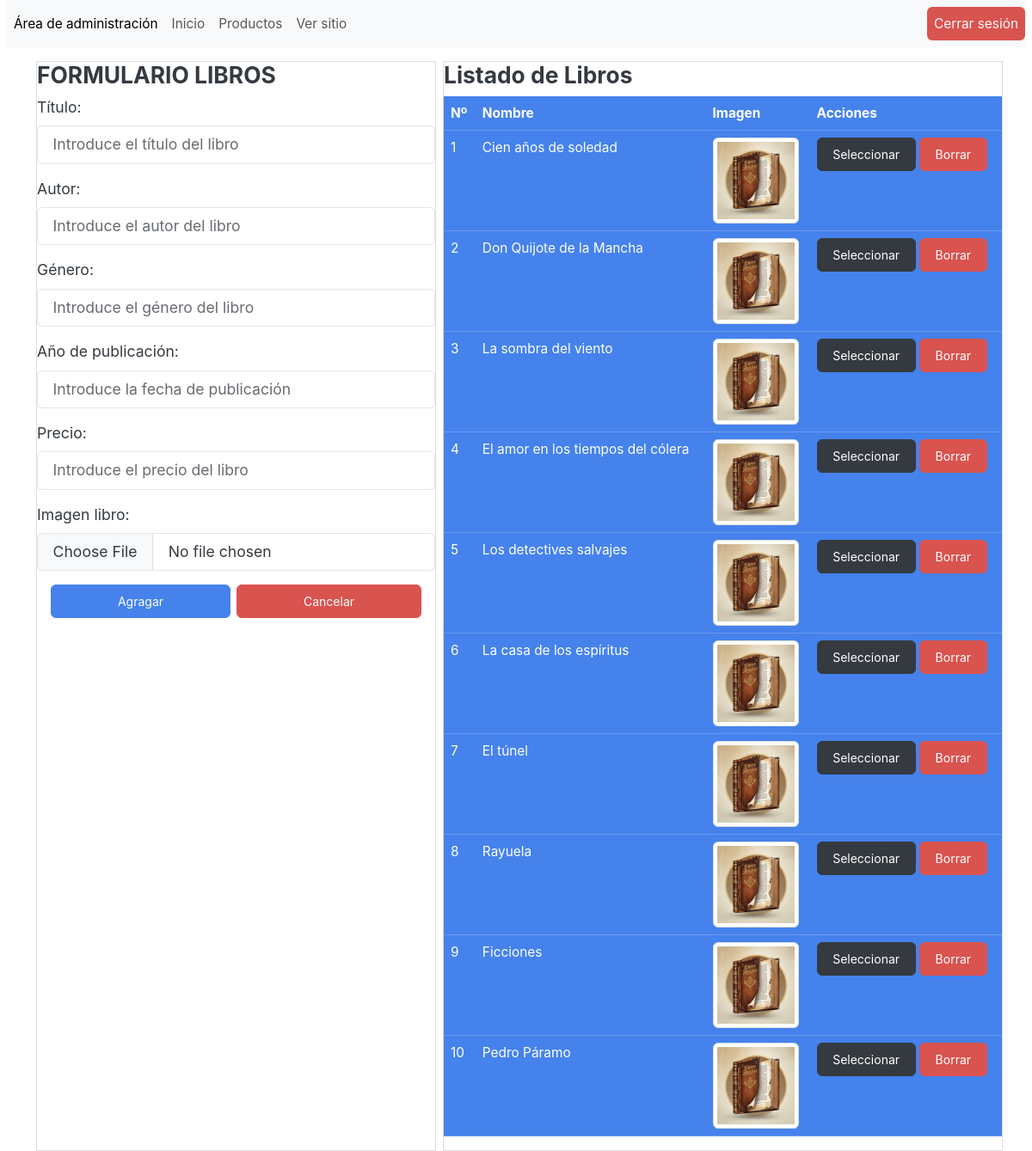
/admin/seccion/productos.php, run on the app's committed database.
### tables this page shows
CREATE TABLE libros (
    `id` int NOT NULL PRIMARY KEY AUTO_INCREMENT,
    `titulo` varchar(255) NOT NULL,
    `autor` varchar(255) NOT NULL,
    `genero` varchar(50),
    `anio_publicacion` int,
    `precio` decimal(10, 2),
    `imagen` varchar(255) DEFAULT 'avatar-libro.jpg',
    `created_at` timestamp DEFAULT CURRENT_TIMESTAMP
);

### admin/seccion/productos.php (the view, shortened to what this page needs)
<?php
include 'validaproductos.php';
$query = 'SELECT id, titulo, imagen  FROM libros';
$sentenciaSQL = $conexion->prepare($query);
$sentenciaSQL->execute();
$libros = $sentenciaSQL->fetchAll(PDO::FETCH_ASSOC);
$contador = 1;
?>
<!DOCTYPE html>
<html lang="es">
<head>
  <link rel="stylesheet" href="../css/bootstrap.min.css">
</head>
<body>
  <?php include '../templates/header.php' ?>
  <main class="container d-flex flex-row gap-2 mt-3">
    <section class="col-5 border border-1">
      <h4>FORMULARIO LIBROS</h4>
      <form action="" method="post" enctype="multipart/form-data">
        <div class="mb-3">
          <label for="titulo" class="form-label">Título:</label>
          <input type="text" class="form-control" name="titulo" id="titulo" placeholder="Introduce el título del libro" value="<?= empty($libro['titulo']) ? '' : $libro['titulo'] ?>" required />
        </div>
        <div class="mb-3">
          <label for="autor" class="form-label">Autor:</label>
          <input type="text" class="form-control" name="autor" id="autor" placeholder="Introduce el autor del libro" value="<?= empty($libro['autor']) ? '' : $libro['autor'] ?>" required />
        </div>
        <div class="mb-3">
          <label for="genero" class="form-label">Género:</label>
          <input type="text" class="form-control" name="genero" id="genero" placeholder="Introduce el género del libro" value="<?= empty($libro['titulo']) ? '' : $libro['titulo'] ?>" />
        </div>
        <div class="mb-3">
          <label for="fechaPublicacion" class="form-label">Año de publicación:</label>
          <input type="number" class="form-control" name="fechaPublicacion" id="fechaPublicacion" placeholder="Introduce la fecha de publicación" value="<?= empty($libro['anio_publicacion']) ? '' : $libro['anio_publicacion'] ?>" />
        </div>
        <div class="mb-3">
          <label for="precio" class="form-label">Precio:</label>
          <input type="text" class="form-control" name="precio" id="precio" placeholder="Introduce el precio del libro" value="<?= empty($libro['precio']) ? '' : $libro['precio'] ?>" />
        </div>
        <div class="mb-3">
          <label for="imgLibro" class="form-label">
            Imagen libro:
          </label>
          <input type="file" class="form-control" name="imgLibro" id="imgLibro" placeholder="Introduce el imgLibro del libro" />
        </div>
        <div class="btn-group d-flex gap-2 m-3" role="group" aria-label="Button group name">
          <button type="submit" name="btnFormulario" value="agregar" class="btn btn-primary rounded" <?php if (!empty($libro['id'])) echo 'hidden'; ?>> Agragar </button>
          <button type="submit" name="btnFormulario" value="cancelar" class="btn btn-danger rounded">
            Cancelar
          </button>
        </div>
      </form>
    </section>
    <section class=" col-7 border border-1">
      <h4>Listado de Libros</h4>
      <div class="table-responsive">
        <table class="table table-primary">
          <thead>
            <tr>
              <th scope="col">Nº</th>
              <th scope="col">Nombre</th>
              <th scope="col">Imagen</th>
              <th scope="col">Acciones</th>
            </tr>
          </thead>
          <tbody>
            <?php foreach ($libros as $libro) : ?>
              <tr class="">
                <td scope="row"><?= $contador++; ?></td>
                <td><?= $libro['titulo'] ?></td>
                <td>
                  <img src="<?= '../../img/' . $libro['imagen'] ?>" alt="<?= $libro['titulo'] ?>" width="100" class="img-thumbnail">
                </td>
                <td>
                  <form action="" method="post">
                    <button type="submit" name="btnFormulario" value="seleccionar" class="btn btn-dark rounded">
                      Seleccionar
                    </button>
                    <button type="submit" name="btnFormulario" value="borrar" class="btn btn-danger rounded">
                      Borrar
                    </button>
                  </form>
                </td>
              </tr>
            <?php endforeach; ?>
          </tbody>
        </table>
      </div>
    </section>
  </main>
</body>
</html>

### data on the page
libros: titulo "Cien años de soledad", imagen (picture)
libros: titulo "Don Quijote de la Mancha", imagen (picture)
libros: titulo "La sombra del viento", imagen (picture)
libros: titulo "El amor en los tiempos del cólera", imagen (picture)
libros: titulo "Los detectives salvajes", imagen (picture)
libros: titulo "La casa de los espíritus", imagen (picture)
libros: titulo "El túnel", imagen (picture)
libros: titulo "Rayuela", imagen (picture)
libros: titulo "Ficciones", imagen (picture)
libros: titulo "Pedro Páramo", imagen (picture)
